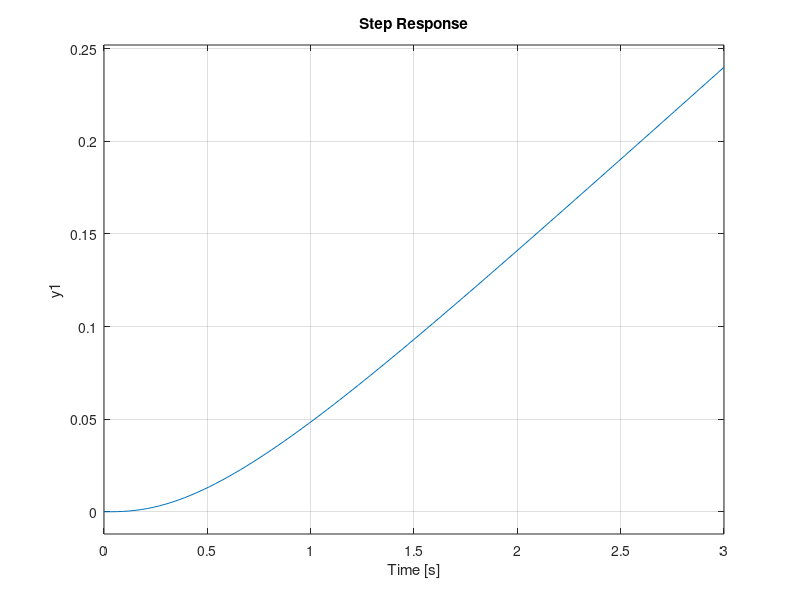

Here is the MATLAB script that generated this plot:
clc; clear all; close all;

%Params

ST = 0,018;%kg-m %STALL Torque
OP = 0.1; %OPerating speed /60 degrees
OV = 4.8; % Voltage
BV = 10*10^-6; % Dead band width
PC = 20*10^-3; % pulse cycle
minposf = 1/500*10^-6; %freq dla 0 degrees
maxposf = 1/2400*10^-6; %freq dla 180 degrees

%%% trasmitancja serva %%%
servo = tf(0.01,[0.005, 0.06, 0.1001, 0])
step(servo);